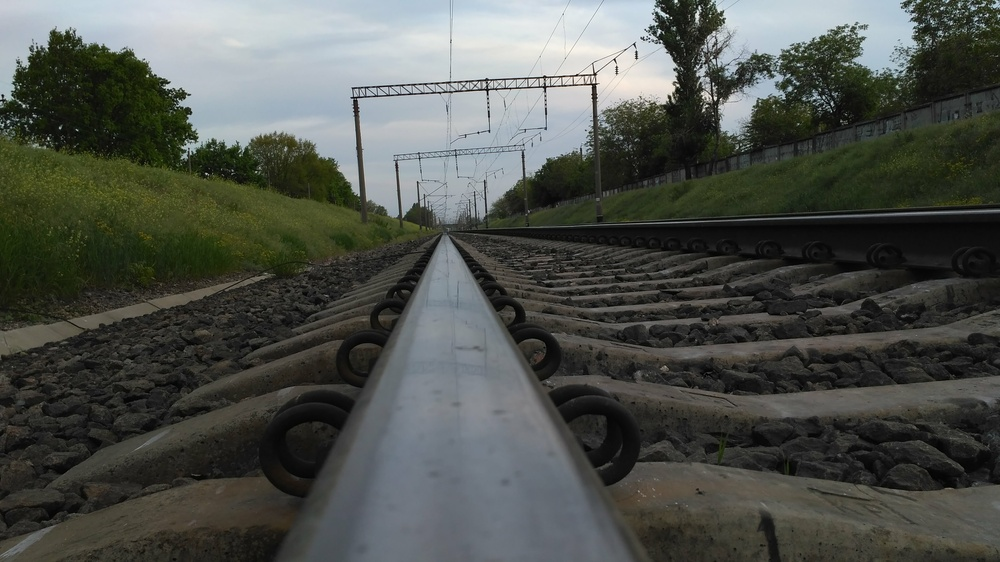
#> input picture img_7.jpg, 1000 x 562 px, shrunk from 4160 x 2340 before the run
$ jupyter execute lr2.ipynb
#> lines starting #> are read from the running program, lines starting #| are printed output that depends on the picture
## Лабораторна робота №2
**Виконав:** Кравцов Дмитро, аспірант другого курсу
**Спеціальність:** 122 Комп’ютерні науки

### Опис роботи
Дана лабораторна робота присвячена дослідженню методів виявлення порушень цілісності цифрових зображень. Метою є розробка алгоритму, здатного ефективно визначати зміни, спричинені різними збурними діями (шум, фільтрація, стеганографічні перетворення), та оцінка ефективності цього алгоритму залежно від параметрів блоків зображення, формату та якості даних.

[cell 1]
import cv2
import numpy as np
import matplotlib.pyplot as plt

# Завантаження зображення в відтінках сірого (грейскейл)
image_path = "img_7.jpg"  # Вкажіть назву вашого зображення
image = cv2.imread(image_path, cv2.IMREAD_GRAYSCALE)  # Завантаження зображення у градаціях сірого
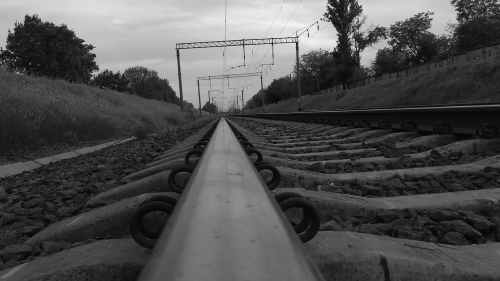
#> image: shape (562, 1000) (shown at 1/2 size); min 0, max 255, mean 80.4
if image is None:
    raise ValueError("Не вдалося завантажити зображення")

# Візуалізація оригінального зображення
plt.imshow(image, cmap='gray')
plt.title("Оригінальне зображення")
plt.axis('off')
plt.show()

# Функція для розбиття зображення на блоки
def split_into_blocks(image, block_size):
    """
    Розбиває зображення на блоки заданого розміру.
    Повертає список блоків.
    """
#> called with block_size = 4
    h, w = image.shape  # Висота і ширина зображення
    blocks = []
    for i in range(0, h, block_size):
        for j in range(0, w, block_size):
            block = image[i:i+block_size, j:j+block_size]
            # Додаємо блок тільки якщо його розмір відповідає block_size x block_size
            if block.shape == (block_size, block_size):
                blocks.append(block)
#> after the loop, blocks = 35000 items
    return blocks

# Розбиття зображення на блоки розміром 4x4
block_size = 4  # Розмір блоку
blocks = split_into_blocks(image, block_size)
#> blocks = 35000 items

# Візуалізація одного блоку
plt.imshow(blocks[0], cmap='gray')
plt.title("Приклад одного блоку")
plt.axis('off')
plt.show()
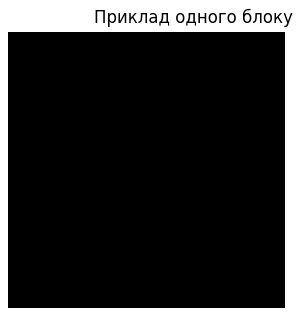
#> figure drawn by matplotlib, 1 panel

# Вивід інформації про кількість блоків
print(f"Кількість блоків розміром {block_size}x{block_size}: {len(blocks)}")
#| Кількість блоків розміром 4x4: 35000

[cell 2]
# Функція для додавання гауссівського шуму
def add_gaussian_noise(image, mean=0, std=0.01):
    """
    Додає гауссівський шум до зображення.
    mean: середнє значення шуму
    std: стандартне відхилення шуму
    """
#> called with mean = 0, std = 0.001
    noise = np.random.normal(mean, std, image.shape)  # Генеруємо шум
    noisy_image = np.clip(image + noise * 255, 0, 255).astype(np.uint8)  # Додаємо шум і обмежуємо значення
    return noisy_image

# Додавання шуму з різними значеннями дисперсії
noisy_image_1 = add_gaussian_noise(image, std=0.001)  # d = 0.001
noisy_image_2 = add_gaussian_noise(image, std=0.01)   # d = 0.01

# Візуалізація оригінального та зашумлених зображень
plt.figure(figsize=(12, 6))

plt.subplot(1, 3, 1)
plt.imshow(image, cmap='gray')
plt.title("Оригінальне зображення")
plt.axis('off')

plt.subplot(1, 3, 2)
plt.imshow(noisy_image_1, cmap='gray')
plt.title("Шум d=0.001")
plt.axis('off')

plt.subplot(1, 3, 3)
plt.imshow(noisy_image_2, cmap='gray')
plt.title("Шум d=0.01")
plt.axis('off')

plt.show()
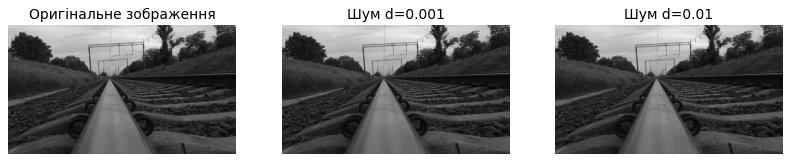
#> figure drawn by matplotlib, 3 panels

# Перевірка розмірів зашумлених зображень
print(f"Розмір оригінального зображення: {image.shape}")
#| Розмір оригінального зображення: (562, 1000)
print(f"Розмір зашумленого зображення (d=0.001): {noisy_image_1.shape}")
#| Розмір зашумленого зображення (d=0.001): (562, 1000)
print(f"Розмір зашумленого зображення (d=0.01): {noisy_image_2.shape}")
#| Розмір зашумленого зображення (d=0.01): (562, 1000)

[cell 3]
# Функція для обчислення сингулярних векторів та побудови гістограм
def calculate_singular_angles(blocks):
    """
    Обчислює кути між сингулярними векторами для кожного блоку.
    Повертає кути для лівих (G_U) та правих (G_V) сингулярних векторів.
    """
    angles_u = []
    angles_v = []
    for block in blocks:
        U, S, Vt = np.linalg.svd(block.astype(float))  # Сингулярне розкладання
        norm_s = S / np.linalg.norm(S)  # Нормалізація сингулярних чисел
        angle_u = np.arccos(np.clip(U[:, 0].dot(norm_s), -1, 1)) * 180 / np.pi  # Кут для G_U
        angle_v = np.arccos(np.clip(Vt[0, :].dot(norm_s), -1, 1)) * 180 / np.pi  # Кут для G_V
        angles_u.append(angle_u)
        angles_v.append(angle_v)
    return angles_u, angles_v

# Обчислення кутів для оригінального зображення
blocks_original = split_into_blocks(image, block_size)
#> blocks_original = 35000 items
angles_u_original, angles_v_original = calculate_singular_angles(blocks_original)
#> the loop in calculate_singular_angles, `for block in blocks:` made 35000 passes
#> (S, norm_s, angle_u, angle_v) on passes 1 to 3: ([813.8, 0.752, 4.47e-14, 3.53e-18], [1, 0.000924, 5.49e-17, 4.34e-21], 120, 120), ([813.5, 1.71, 0.5, 0.293], [1, 0.00211, 0.000614, 0.00036], 120, 120.2), ([815.5, 1.36, 0.637, 1.56e-17], [1, 0.00167, 0.000781, 1.91e-20], 120, 120)
#> angles_u_original = 35000 items; angles_v_original = 35000 items

# Обчислення кутів для зашумлених зображень
blocks_noisy_1 = split_into_blocks(noisy_image_1, block_size)
#> blocks_noisy_1 = 35000 items
angles_u_noisy_1, angles_v_noisy_1 = calculate_singular_angles(blocks_noisy_1)
#> the loop in calculate_singular_angles (call 2), `for block in blocks:` made 35000 passes
#> (S, norm_s, angle_u, angle_v) on passes 1 to 3: ([812.5, 1.36, 0.639, 1.52e-15], [1, 0.00167, 0.000787, 1.87e-18], 120.1, 120.1), ([811.3, 2.84, 1.01, 0.000857], [1, 0.0035, 0.00125, 1.06e-06], 120, 120.3), ([814, 2.18, 0.439, 0.262], [1, 0.00268, 0.000539, 0.000322], 120.1, 120)

blocks_noisy_2 = split_into_blocks(noisy_image_2, block_size)
angles_u_noisy_2, angles_v_noisy_2 = calculate_singular_angles(blocks_noisy_2)

# Функція для побудови гістограм
def plot_histogram(angles, title):
    """
    Побудова гістограми для кутів між векторами.
    """
    plt.hist(angles, bins=180, range=(0, 180), color='blue', alpha=0.7)
    plt.title(title)
    plt.xlabel("Кут (градуси)")
    plt.ylabel("Частота")
    plt.grid(True)
    plt.show()
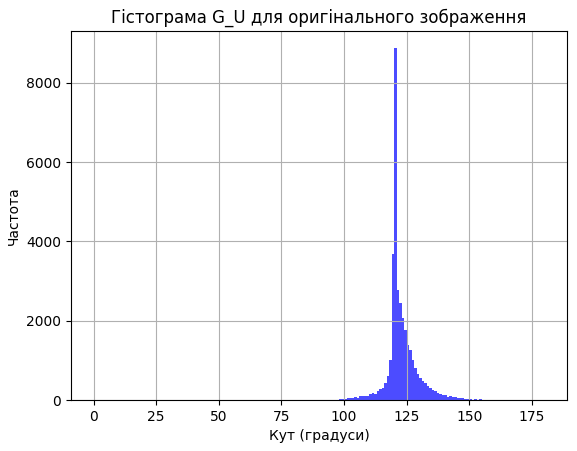
#> figure drawn by matplotlib, 1 panel; tallest bar 8869 high, from x = 120 to 121

# Побудова гістограм для оригінального зображення
plot_histogram(angles_u_original, "Гістограма G_U для оригінального зображення")
plot_histogram(angles_v_original, "Гістограма G_V для оригінального зображення")
#> in plot_histogram (call 2), `plt.show()`:
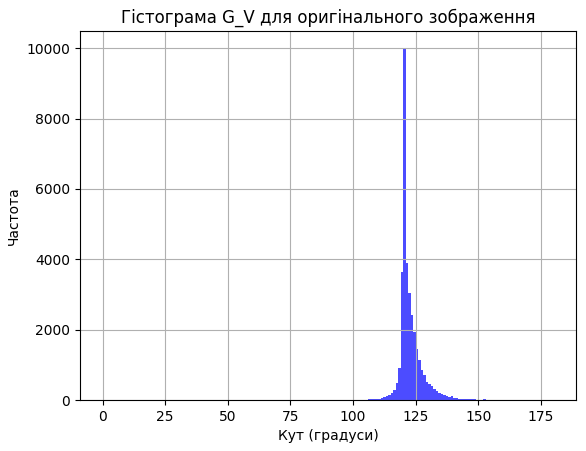
#> figure drawn by matplotlib, 1 panel; tallest bar 9997 high, from x = 120 to 121

# Побудова гістограм для зашумлених зображень
plot_histogram(angles_u_noisy_1, "Гістограма G_U для зашумленого зображення (d=0.001)")
#> in plot_histogram (call 3), `plt.show()`:
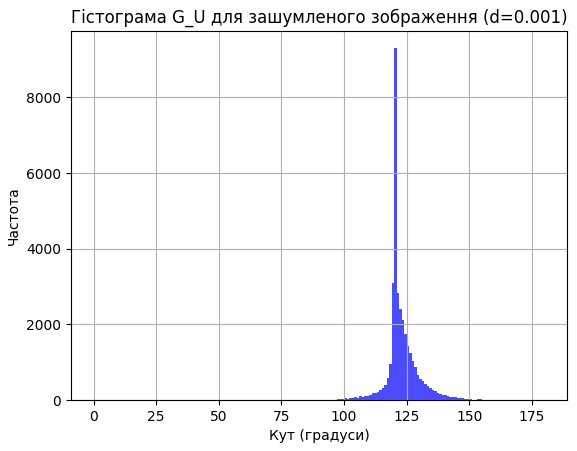
#> figure drawn by matplotlib, 1 panel; tallest bar 9296 high, from x = 120 to 121
plot_histogram(angles_v_noisy_1, "Гістограма G_V для зашумленого зображення (d=0.001)")
#> in plot_histogram (call 4), `plt.show()`:
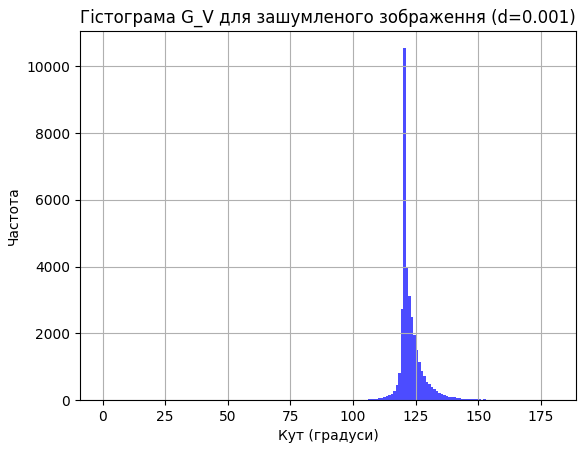
#> figure drawn by matplotlib, 1 panel; tallest bar 10544 high, from x = 120 to 121

plot_histogram(angles_u_noisy_2, "Гістограма G_U для зашумленого зображення (d=0.01)")
#> in plot_histogram (call 5), `plt.show()`:
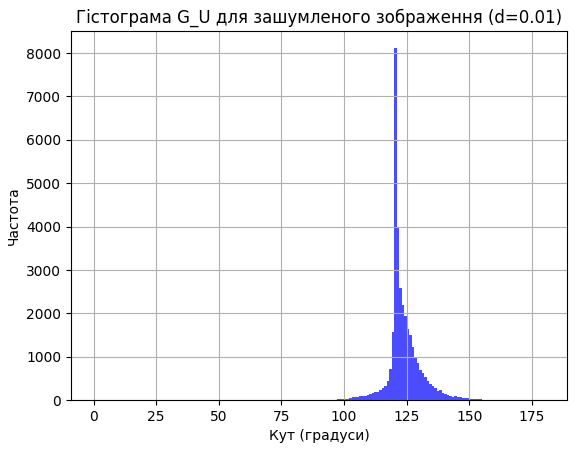
#> figure drawn by matplotlib, 1 panel; tallest bar 8112 high, from x = 120 to 121
plot_histogram(angles_v_noisy_2, "Гістограма G_V для зашумленого зображення (d=0.01)")
#> (the rest of the program and of its run is left out)
